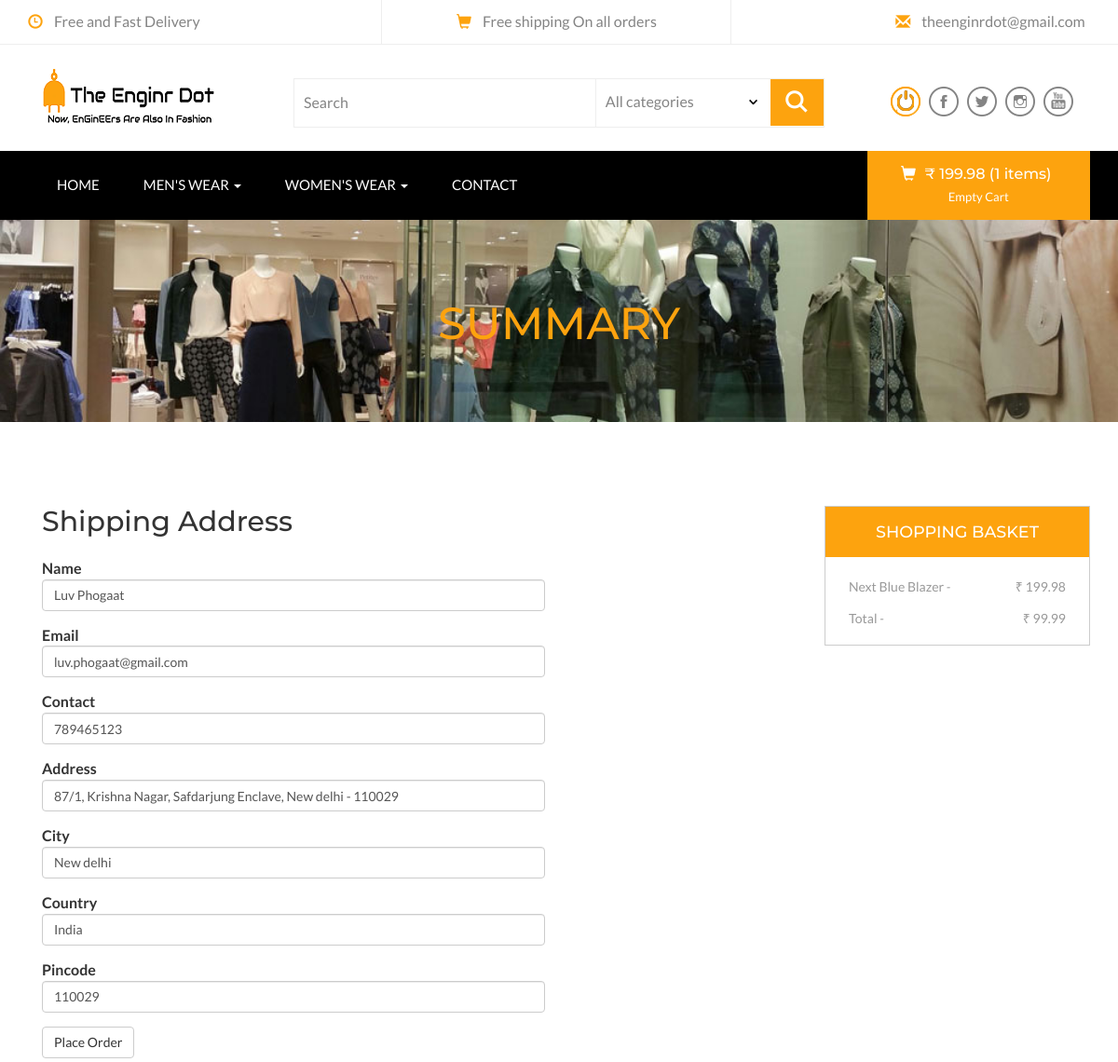
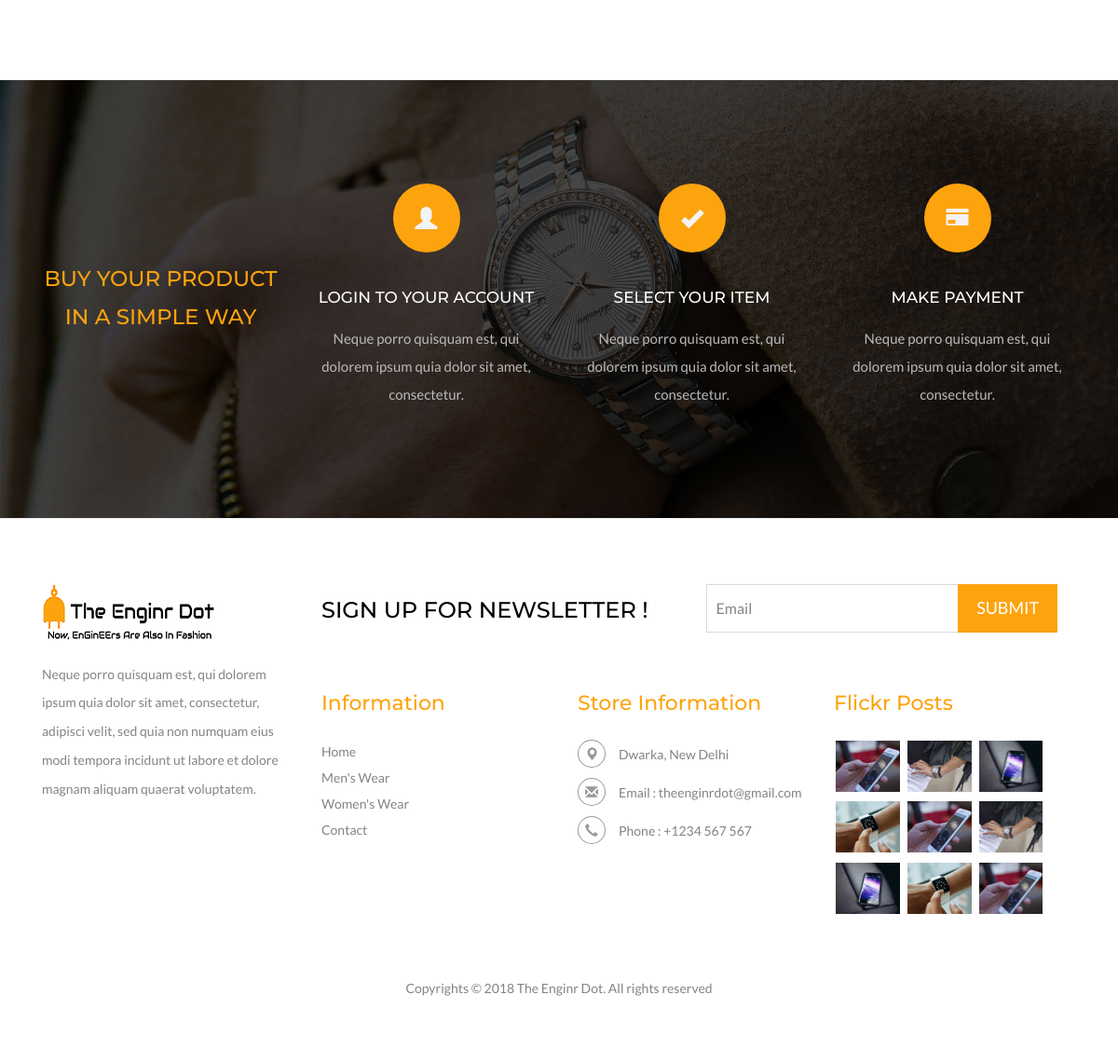
Screenshot of /summary (signed in) with the database file from the repository (2 pictures, top to bottom).
### tables this page shows
CREATE TABLE `customers` (
  `customer_id` int(10) NOT NULL,
  `customer_name` varchar(100) NOT NULL,
  `customer_email` varchar(100) NOT NULL,
  `customer_pass` varchar(100) NOT NULL,
  `customer_country` text NOT NULL,
  `customer_city` text NOT NULL,
  `customer_contact` int(100) NOT NULL,
  `customer_address` text NOT NULL,
  `pincode` int(11) NOT NULL,
  `token` varchar(500) NOT NULL
);

CREATE TABLE `products` (
  `product_id` int(10) NOT NULL,
  `cat_id` int(10) NOT NULL,
  `brand_id` int(10) NOT NULL,
  `date` timestamp NOT NULL DEFAULT CURRENT_TIMESTAMP ON UPDATE CURRENT_TIMESTAMP,
  `product_title` text NOT NULL,
  `product_img1` text NOT NULL,
  `product_img2` text NOT NULL,
  `product_img3` text NOT NULL,
  `product_price` decimal(10,2) NOT NULL,
  `product_desc` text NOT NULL,
  `product_keywords` text NOT NULL,
  `status` text NOT NULL
);

CREATE TABLE `cart` (
  `id` int(11) NOT NULL,
  `sessionid` varchar(500) NOT NULL,
  `p_id` int(10) NOT NULL,
  `emailid` varchar(255) NOT NULL,
  `qty` int(10) NOT NULL
);

### summary.php (the view, shortened to what this page needs)
<!DOCTYPE html>
<html>
<head>
<link href="css/bootstrap.css" rel="stylesheet" type="text/css" media="all" />
<link rel="stylesheet" href="css/flexslider.css" type="text/css" media="screen" />
<link href="css/style.css" rel="stylesheet" type="text/css" media="all" />
</head>
<body>
<?php include('menu.php') ?>
<div class="page-head">
	<div class="container">
		<h3>Summary</h3>
	</div>
</div>
<div class="single">
<div class="container">
<?php
    include_once('connect.php');
    $sessionid = session_id();
    if(isset($_SESSION['email'])){
        $session = $_SESSION['email'];
    }
    else
        $session = "Guest";
        if($session == 'Guest'){
			$run_products = mysqli_query($con, "select * from cart where sessionid = '".$sessionid."' and emailid = 'Guest' ");
            ?>
            <button type="button" class="btn btn-info btn-lg" data-toggle="modal" data-target="#myModalsummary" style="background-color:#FDA30E;border-color:#FDA30E;">Login to Continue</button>
            		<div class="modal fade" id="myModalsummary" tabindex="-1" role="dialog" aria-labelledby="myModalLabel">
				<div class="modal-dialog" role="document">
					<div class="modal-content modal-info">
						<div class="modal-header">
							<button type="button" class="close" data-dismiss="modal" aria-label="Close"><span aria-hidden="true">&times;</span></button>
						</div>
						<div class="modal-body modal-spa">
							<div class="login-grids">
								<div class="login">
									<div class="login-bottom">
										<h3>Sign up for free</h3>
										<form method="post" action="signup.php">
											<div class="sign-up">
												<h4>Email :</h4>
												<input type="text" value="Type here" onfocus="this.value = '';" onblur="if (this.value == '') {this.value = 'Type here';}" required="" name="c_email">
											</div>
											<div class="sign-up">
												<h4>Password :</h4>
												<input type="password" value="Password" onfocus="this.value = '';" onblur="if (this.value == '') {this.value = 'Password';}" name="c_pass" required="">
											</div>
											<div class="sign-up">
												<h4>Re-type Password :</h4>
												<input type="password" value="Password" onfocus="this.value = '';" onblur="if (this.value == '') {this.value = 'Password';}" required="">
											</div>
											<div class="sign-up">
												<input type="submit" value="REGISTER NOW" >
											</div>
										</form>
									</div>
									<div class="login-right">
										<h3>Sign in with your account</h3>
										<form method="post" action="auth1.php">
											<div class="sign-in">
												<h4>Email :</h4>
												<input type="text" value="Type here" onfocus="this.value = '';" onblur="if (this.value == '') {this.value = 'Type here';}" required="" name="name">
											</div>
											<div class="sign-in">
												<h4>Password :</h4>
												<input type="password" value="Password" onfocus="this.value = '';" onblur="if (this.value == '') {this.value = 'Password';}" required="" name="password">
												<a href="forgetpassword">Forgot password?</a>
											</div>
											<div class="single-bottom">
												<input type="checkbox"  id="brand" value="">
												<label for="brand"><span></span>Remember Me.</label>
											</div>
											<div class="sign-in">
												<input type="submit" value="SIGNIN" >
											</div>
										</form>
									</div>
									<div class="clearfix"></div>
								</div>
								<p>By logging in you agree to our <a href="#">Terms and Conditions</a> and <a href="#">Privacy Policy</a></p>
							</div>
						</div>
					</div>
				</div>
			</div>
    <?php }
    else{
        $sqlquery00 = mysqli_query($con, "select * from customers where customer_email=  '".$session."'");
        $resquery00 =  mysqli_fetch_array($sqlquery00);
?>
		<div class="col-md-6 single-right-left animated wow slideInUp animated" data-wow-delay=".5s" style="visibility: visible; animation-delay: 0.5s; animation-name: slideInUp;">
           <h2>Shipping Address</h2>
           <br>
            <form class="form" id="summary" action="order" method="post">
            <div class="form-group">
			    <label>Name</label>
<input type="text" class="form-control" name="name" required value="<?php if($resquery00['customer_name'] != '')echo $resquery00['customer_name']; ?>" />
			    </div>
           <div class="form-group">
			    <label>Email</label>
			    <input type="text" class="form-control" name="email" required value="<?php echo $resquery00['customer_email']; ?>" />
			    </div>
        <div class="form-group">
			    <label>Contact</label>
			    <input type="text" class="form-control" name="contact" required value="<?php echo $resquery00['customer_contact']; ?>" />
			    </div>
        <div class="form-group">
			    <label>Address</label>
			    <input type="text" class="form-control" name="address" required value="<?php echo $resquery00['customer_address']; ?>"/>
			    </div>
			 <div class="form-group">
                <label>City</label>
			    <input type="text" class="form-control" name="city" required value="<?php echo $resquery00['customer_city']; ?>"/>
			 </div>
			 <div class="form-group">
			     <label>Country</label>
			    <input type="text" class="form-control" name="country" required value="<?php echo $resquery00['customer_country']; ?>"/>
			 </div>
			 <div class="form-group">
			    <label>Pincode</label>
			    <input type="text" class="form-control" name="pincode" required value="<?php echo $resquery00['pincode']; ?>"/>
			 </div>
			 <button type="submit" class="btn btn-default">Place Order</button>
			</form>
		</div>
		<?php
    }
    ?>
		<div class="col-md-6 single-right-left simpleCart_shelfItem animated wow slideInRight animated" data-wow-delay=".5s" style="visibility: visible; animation-delay: 0.5s; animation-name: slideInRight;">
				<h4>Shopping basket</h4>
					<ul id="shoppingbasket">
					<?php
                            if(isset($_SESSION['email']))
                                $ip_add = $_SESSION['email'];
                        else
                                $ip_add = "Guest";
                                $total = 0;
                        if($ip_add == 'Guest')
                        $sel_price = "select * from cart where sessionid = '$sessionid' and emailid = 'Guest'";
                        else
                        $sel_price = "select * from cart where emailid = '$session'";
                                $run_price = mysqli_query($db, $sel_price);
                                while($record = mysqli_fetch_array($run_price)){
                                    $cart_id = $record['id'];
                                    $pro_id = $record['p_id'];
                                    $qty = $record['qty'];
                                    $pro_price = "select * from products where product_id='$pro_id'";
                                    $run_pro_price = mysqli_query($con, $pro_price);
                                    while($p_price=mysqli_fetch_array($run_pro_price)){
                                        $product_price = array($p_price['product_price']);
                                        $product_title = $p_price['product_title'];
                                        $only_price	= $p_price['product_price'];
                                        $values = array_sum($product_price);
                                        $total += $values;
                                        echo '<li id="del_'.$cart_id.'">'.$product_title.' <i>-</i> <span>&#8377;  '.$only_price * $qty.'</span></li>';
                                }
                            }
                        ?>
						<li>Total <i>-</i> <span>&#8377; <?php  echo $total; ?></span></li>
					</ul>
		</div>
				<div class="clearfix"> </div>
	</div>
</div>
<div class="coupons">
	<div class="container">
		<div class="coupons-grids text-center">
			<div class="col-md-3 coupons-gd">
				<h3>Buy your product in a simple way</h3>
			</div>
			<div class="col-md-3 coupons-gd">
				<span class="glyphicon glyphicon-user" aria-hidden="true"></span>
				<h4>LOGIN TO YOUR ACCOUNT</h4>
				<p>Neque porro quisquam est, qui dolorem ipsum quia dolor
			sit amet, consectetur.</p>
			</div>
			<div class="col-md-3 coupons-gd">
				<span class="glyphicon glyphicon-ok" aria-hidden="true"></span>
				<h4>SELECT YOUR ITEM</h4>
				<p>Neque porro quisquam est, qui dolorem ipsum quia dolor
			sit amet, consectetur.</p>
			</div>
			<div class="col-md-3 coupons-gd">
				<span class="glyphicon glyphicon-credit-card" aria-hidden="true"></span>
				<h4>MAKE PAYMENT</h4>
				<p>Neque porro quisquam est, qui dolorem ipsum quia dolor
			sit amet, consectetur.</p>
			</div>
			<div class="clearfix"> </div>
		</div>
	</div>
</div>
<?php include('footer.php'); ?>
</body>
</html>

### summary.php (style rules this page uses)
.simpleCart_shelfItem { width: 25%; float:right; border: 1px solid #ccc; padding:0px; }
.simpleCart_shelfItem h4 { padding: 1em; background: #FDA30E; font-size: 1.1em; color: #fff; text-transform: uppercase; text-align: center; margin: 0 0 1em; }
#shoppingbasket li { list-style-type: none; margin-bottom: 1em; font-size: 14px; color: #999; }
#shoppingbasket li span { float:right; }
#shoppingbasket { padding: 4px 25px; }

### rows the page displays
customers: name "Luv Phogaat", email "luv.phogaat@gmail.com", contact "789465123", address "87/1, Krishna Nagar, Safdarjung Enclave, New delhi - 110029", city "New delhi", country "India", pincode "110029"
products: product_title "Next Blue Blazer", $only_price*$qty "199.98"

### other values shown
$total "199.98"
$count_items "1"
$total "99.99"
Date('Y') "2018"
